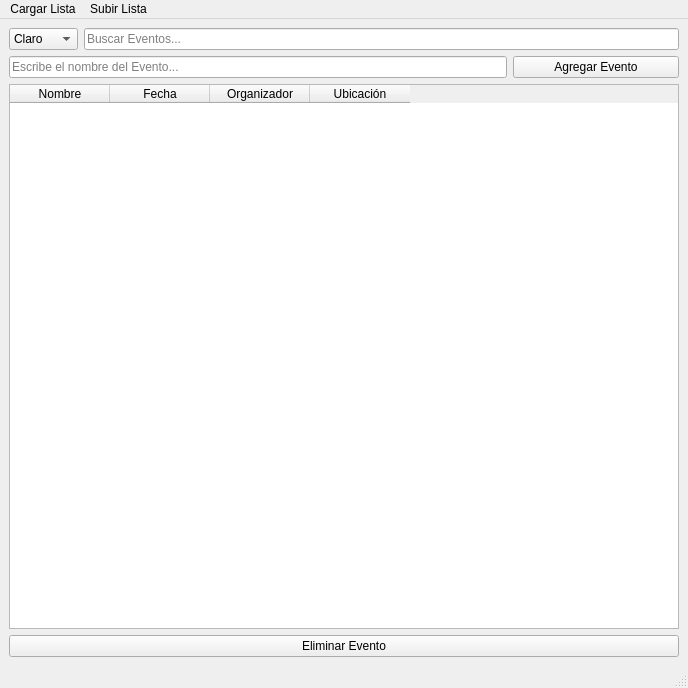
<?xml version="1.0" encoding="UTF-8"?>
<ui version="4.0">
 <class>MainWindow</class>
 <widget class="QMainWindow" name="MainWindow">
  <property name="geometry">
   <rect>
    <x>0</x>
    <y>0</y>
    <width>688</width>
    <height>688</height>
   </rect>
  </property>
  <property name="windowTitle">
   <string>MainWindow</string>
  </property>
  <widget class="QWidget" name="centralwidget">
   <layout class="QGridLayout" name="gridLayout" rowstretch="0,0,0,0">
    <item row="0" column="0">
     <layout class="QHBoxLayout" name="horizontalLayout_3">
      <item>
       <widget class="QComboBox" name="boxTema">
        <item>
         <property name="text">
          <string>Claro</string>
         </property>
        </item>
        <item>
         <property name="text">
          <string>Oscuro</string>
         </property>
        </item>
       </widget>
      </item>
      <item>
       <widget class="QLineEdit" name="lneBuscador">
        <property name="placeholderText">
         <string>Buscar Eventos...</string>
        </property>
       </widget>
      </item>
     </layout>
    </item>
    <item row="3" column="0">
     <layout class="QHBoxLayout" name="horizontalLayout" stretch="0">
      <item>
       <widget class="QPushButton" name="btnDelEvento">
        <property name="cursor">
         <cursorShape>PointingHandCursor</cursorShape>
        </property>
        <property name="text">
         <string>Eliminar Evento</string>
        </property>
       </widget>
      </item>
     </layout>
    </item>
    <item row="1" column="0">
     <layout class="QHBoxLayout" name="horizontalLayout_2" stretch="3,1">
      <item>
       <widget class="QLineEdit" name="lneTarea">
        <property name="autoFillBackground">
         <bool>false</bool>
        </property>
        <property name="placeholderText">
         <string>Escribe el nombre del Evento...</string>
        </property>
       </widget>
      </item>
      <item>
       <widget class="QPushButton" name="btnAddTarea">
        <property name="cursor">
         <cursorShape>PointingHandCursor</cursorShape>
        </property>
        <property name="text">
         <string>Agregar Evento</string>
        </property>
       </widget>
      </item>
     </layout>
    </item>
    <item row="2" column="0">
     <widget class="QTableWidget" name="tablaWidget">
      <column>
       <property name="text">
        <string>Nombre</string>
       </property>
      </column>
      <column>
       <property name="text">
        <string>Fecha</string>
       </property>
      </column>
      <column>
       <property name="text">
        <string>Organizador</string>
       </property>
      </column>
      <column>
       <property name="text">
        <string>Ubicación</string>
       </property>
      </column>
     </widget>
    </item>
   </layout>
  </widget>
  <widget class="QMenuBar" name="menubar">
   <property name="geometry">
    <rect>
     <x>0</x>
     <y>0</y>
     <width>688</width>
     <height>26</height>
    </rect>
   </property>
   <widget class="QMenu" name="menuCargar_Lista">
    <property name="title">
     <string>Cargar Lista</string>
    </property>
   </widget>
   <widget class="QMenu" name="menuSubir_Lista">
    <property name="title">
     <string>Subir Lista</string>
    </property>
   </widget>
   <addaction name="menuCargar_Lista"/>
   <addaction name="menuSubir_Lista"/>
  </widget>
  <widget class="QStatusBar" name="statusbar"/>
 </widget>
 <resources/>
 <connections/>
</ui>
